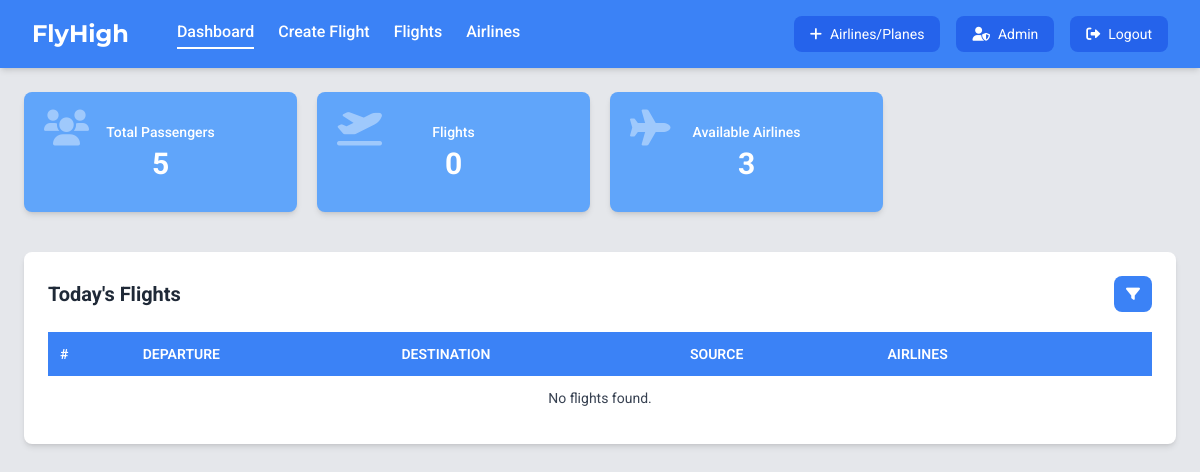
Page /admin/dashboard.php (signed in) on the earlier database version.
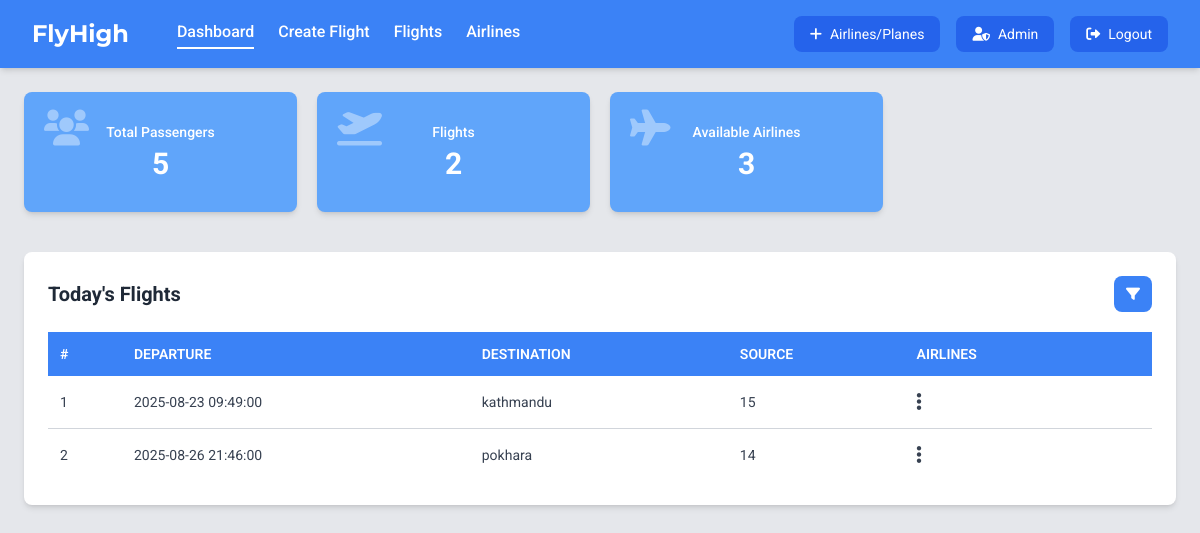
Same page on the later database version.
### tables this page shows
CREATE TABLE `flights` (
  `flight_id` int(11) NOT NULL,
  `airline_id` int(11) NOT NULL,
  `plane_id` int(11) NOT NULL,
  `origin` varchar(100) NOT NULL,
  `destination` varchar(100) NOT NULL,
  `departure_time` datetime NOT NULL,
  `arrival_time` datetime NOT NULL,
  `total_seats` int(11) NOT NULL,
  `price` int(11) NOT NULL,
  `booked_seats` int(11) NOT NULL DEFAULT 0
);

### admin/dashboard.php (the view, shortened to what the changed rows need)
<?php
require '../db.php';
$sql = "SELECT * FROM flights ORDER BY departure_time ASC";
$result = $conn->query($sql);
$flights = [];
if ($result) {
    while ($row = $result->fetch_assoc()) {
        $flights[] = $row;
    }
}
?>
<!DOCTYPE html>
<html lang="en">
<head>
    <link rel="stylesheet" href="https://cdnjs.cloudflare.com/ajax/libs/font-awesome/6.0.0-beta3/css/all.min.css" />
    <script src="https://cdn.tailwindcss.com"></script>
</head>
<body class="bg-gray-200 flex flex-col min-h-screen">
    <div class="main-content flex-grow p-6 max-w-7xl mx-auto w-full box-border">
        <div class="summary-cards grid grid-cols-1 md:grid-cols-2 lg:grid-cols-4 gap-5 mb-10">
            <div class="card bg-blue-400 text-white p-5 rounded-lg flex flex-col items-center text-center shadow-md relative overflow-hidden justify-center min-h-[120px]">
                <div class="card-content z-20 relative">
                    <div class="text-sm font-medium mb-1">Flights</div>
                    <div class="text-3xl font-bold"><?= count($flights) ?></div>
                </div>
            </div>
        </div>
        <div class="flights-section bg-white p-6 rounded-lg shadow-md">
            <div class="flights-table-container overflow-x-auto">
                <table class="flights-table w-full border-collapse text-sm">
                    <thead>
                        <tr>
                            <th class="p-3 text-left bg-blue-500 text-white font-semibold uppercase whitespace-nowrap">#</th>
                            <th class="p-3 text-left bg-blue-500 text-white font-semibold uppercase whitespace-nowrap">Departure</th>
                            <th class="p-3 text-left bg-blue-500 text-white font-semibold uppercase whitespace-nowrap">Destination</th>
                            <th class="p-3 text-left bg-blue-500 text-white font-semibold uppercase whitespace-nowrap">Source</th>
                            <th class="p-3 text-left bg-blue-500 text-white font-semibold uppercase whitespace-nowrap">Airlines</th>
                            <th class="p-3 text-left bg-blue-500 text-white font-semibold uppercase whitespace-nowrap"></th>
                        </tr>
                    </thead>
                    <tbody>
                        <?php if (count($flights) === 0): ?>
                        <tr><td colspan="7" class="p-3 text-center text-gray-700">No flights found.</td></tr>
                        <?php else: ?>
                            <?php foreach ($flights as $index => $flight): ?>
                                <tr class="border-b border-gray-300 last:border-b-0">
                                    <td class="p-3 text-gray-700 whitespace-nowrap"><?= $index + 1 ?></td>
                                    <td class="p-3 text-gray-700 whitespace-nowrap"><?= htmlspecialchars($flight['departure_time']) ?></td>
                                    <td class="p-3 text-gray-700 whitespace-nowrap"><?= htmlspecialchars($flight['destination']) ?></td>
                                    <td class="p-3 text-gray-700 whitespace-nowrap"><?= htmlspecialchars($flight['airline_id']) ?></td>
                                    <td class="p-3 text-gray-700 whitespace-nowrap">
                                        <div class="actions-menu relative inline-block">
                                            <button class="actions-button bg-none border-none text-xl cursor-pointer text-gray-700">
                                                <i class="fas fa-ellipsis-v"></i>
                                            </button>
                                        </div>
                                    </td>
                                </tr>
                            <?php endforeach; ?>
                        <?php endif; ?>
                    </tbody>
                </table>
            </div>
        </div>
    </div>
</body>
</html>

Differences in the rows shown:
added flights: departure_time "2025-08-23 09:49:00", destination "kathmandu", airline "15"
added flights: departure_time "2025-08-26 21:46:00", destination "pokhara", airline "14"
Other differences:
count($flights): "0" → "2"
text no longer shown: "No flights found."
